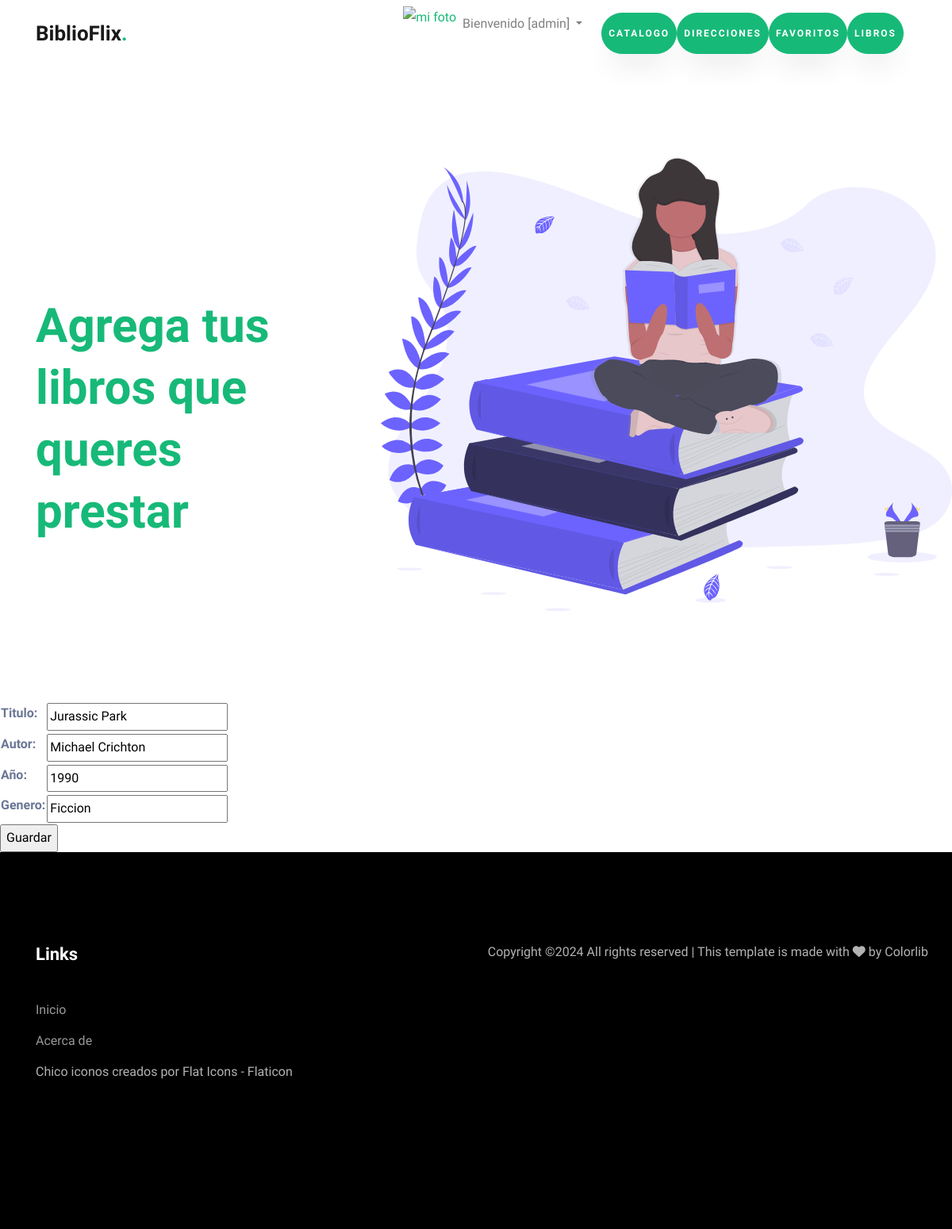
Screenshot of /libroUpdate/1 (signed in) with the database file from the repository.
### biblio/models.py (models this page shows, shortened)
class LibroUsuario(models.Model):
    titulo = models.CharField(max_length=200)
    autor = models.CharField(max_length=100)
    anio = models.IntegerField()
    genero = models.CharField(max_length=100)
    class Meta:
        ordering = ["titulo", "autor"]

### biblio/views.py (the view)
# urls.py: path('libroUpdate/<id_libro>', libroUpdate, name="libroUpdate"),
@login_required
def libroUpdate(request, id_libro):
    libro = LibroUsuario.objects.get(id=id_libro)
    if request.method == "POST":
        miForm = LibroForm(request.POST)
        if miForm.is_valid():
            libro.titulo = miForm.cleaned_data.get("titulo")
            libro.autor = miForm.cleaned_data.get("autor")
            libro.anio = miForm.cleaned_data.get("anio")
            libro.genero = miForm.cleaned_data.get("genero")
            libro.save()
            contexto = {"libros": LibroUsuario.objects.all() }
            return render(request, "biblio/libros.html", contexto)
    else:
        miForm = LibroForm(initial={"titulo": libro.titulo, "autor": libro.autor, "anio": libro.anio, "genero": libro.genero})
    return render(request, "biblio/librosForm.html", {"form": miForm})

### biblio/forms.py
class LibroForm(forms.Form):
    titulo = forms.CharField(max_length=50, required=True)
    autor = forms.CharField(max_length=200, required=True)
    anio = forms.IntegerField(required=True, label="Año")
    genero = forms.CharField(max_length=100, required=True)

### biblio/templates/biblio/librosForm.html (shortened to what this page needs)
{% extends "biblio/index.html" %}
{% block titulo %}
<h1><span>Agrega tus libros que queres prestar</span></h1>
{% endblock titulo %}
{% block contenido %}
<form action="" method="post">
<table>
    {{ form.as_table }}
</table>
<input type="submit" value="Guardar">
</form>
{% endblock contenido %}

### biblio/templates/biblio/index.html (shortened to what this page needs)
<!DOCTYPE html>
<html lang="es">
  <head>
	{% load static %}
		<link rel="stylesheet" href="https://cdnjs.cloudflare.com/ajax/libs/font-awesome/6.0.0-beta3/css/all.min.css">
    <link rel="stylesheet" href="{% static 'css/animate.css' %}">
    <link rel="stylesheet" href="{% static 'css/owl.carousel.min.css' %}">
    <link rel="stylesheet" href="{% static 'css/owl.theme.default.min.css' %}">
    <link rel="stylesheet" href="{% static 'css/magnific-popup.css' %}">
    <link rel="stylesheet" href="{% static 'css/flaticon.css' %}">
    <link rel="stylesheet" href="{% static 'css/style.css' %}">
    <link rel="stylesheet" href="https://cdnjs.cloudflare.com/ajax/libs/font-awesome/6.4.0/css/all.min.css">
  </head>
  <body data-spy="scroll" data-target=".site-navbar-target" data-offset="300">
    <nav class="navbar navbar-expand-lg navbar-light ftco_navbar ftco-navbar-dark site-navbar-target" id="ftco-navbar">
	    <div class="container">
	      <a class="navbar-brand" href="{% url 'home' %}">BiblioFlix<span>.</span></a>
	      <div class="collapse navbar-collapse" id="ftco-nav">
	        <ul class="navbar-nav nav ml-auto">
              {% if user.is_authenticated %}
              <a href="{% url 'crearAvatar' %}">
                <img src="{{ request.session.avatar }}" height="40px" weight="40px" alt="mi foto"></a>
              <li class="nav-item dropdown">
                <a class="nav-link dropdown-toggle" href="#" id="navbarDropdown" role="button" data-toggle="dropdown" aria-haspopup="true" aria-expanded="false">
                    Bienvenido [{{ user.username }}]
                </a>
          </li>
          <nav class="navbar">
            <div class="collapse navbar-collapse" id="navbarNav">
                <ul class="navbar-nav">
                    <li class="nav-item">
                        <a class="navbar-link"><a href="{% url 'catalogo' %}" class="btn btn-primary py-3 px-2"><span>Catalogo</a>
                    <li class="nav-item">
                          <a class="navbar-link"><a href="{% url 'direcciones' %}" class="btn btn-primary py-3 px-2"><span>Direcciones</a>
                    <li class="nav-item">
                          <a class="navbar-link"><a href="{% url 'favoritos' %}" class="btn btn-primary py-3 px-2"><span>Favoritos</a>
                    <li class="nav-item">
                          <a class="navbar-link"><a href="{% url 'libros' %}" class="btn btn-primary py-3 px-2"><span>Libros</a></a>
              {% else %}
              <a class="btn btn-primary py-2 px-2" href="{% url 'catalogo' %}">Ver catalogo</a>
              <a class="btn btn-primary py-2 px-2" href="{% url 'login' %}">Login</a>
              <a class="btn btn-primary py-2 px-2" href="{% url 'crear' %}">Crear usuario</a>
              {% endif %}
	        </ul>
	      </div>
	    </div>
	  </nav>
	  <section class="hero-wrap js-fullheight">
      <div class="container-fluid px-0">
          <div class="row d-md-flex no-gutters slider-text align-items-center js-fullheight justify-content-end">
              <img class="one-third js-fullheight align-self-end order-md-last img-fluid" src="{% static 'images/undraw_book_lover_mkck.svg' %}" alt="">
              <div class="one-forth d-flex align-items-center ftco-animate js-fullheight">
                  <div class="text mt-5">
                      {% block titulo %}{% endblock titulo %}
                  </div>
              </div>
          </div>
      </div>
  </section>
					{% block contenido %}
					{% endblock contenido %}
    <footer class="ftco-footer ftco-section">
      <div class="container">
        <div class="row mb-5">
          <div class="col-md">
            <div class="ftco-footer-widget mb-4">
              <h2 class="ftco-heading-2">Links</h2>
              <ul class="list-unstyled">
                <li><a href="{% url 'home' %}"></span>Inicio</a></li>
                <li><a href="{% url 'acerca_de' %}"></span>Acerca de</a></li>
                <a href="https://www.flaticon.es/iconos-gratis/chico" title="chico iconos">Chico iconos creados por Flat Icons - Flaticon</a>
              </ul>
            </div>
          </div>
            <p>
  Copyright &copy;<script>document.write(new Date().getFullYear());</script> All rights reserved | This template is made with <i class="fa fa-heart" aria-hidden="true"></i> by <a href="https://colorlib.com" target="_blank">Colorlib</a>
  </p>
          </div>
        </div>
    </footer>
  </body>
</html>

### rows the page displays
LibroUsuario: titulo "Jurassic Park", autor "Michael Crichton", anio "1990", genero "Ficcion"

### other values shown
{{ user.username }} "admin"
